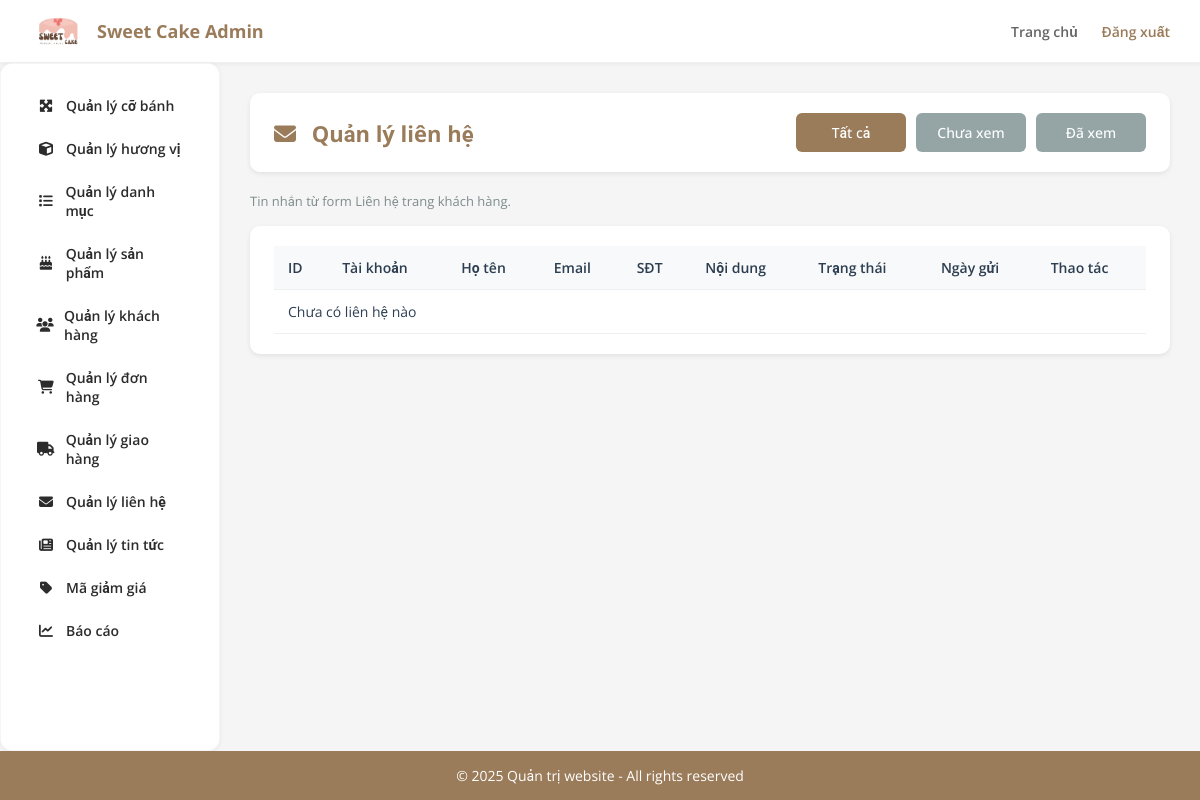
The page /admin/admin_dashboard.php?page=contact (signed in) on the database as committed earlier.
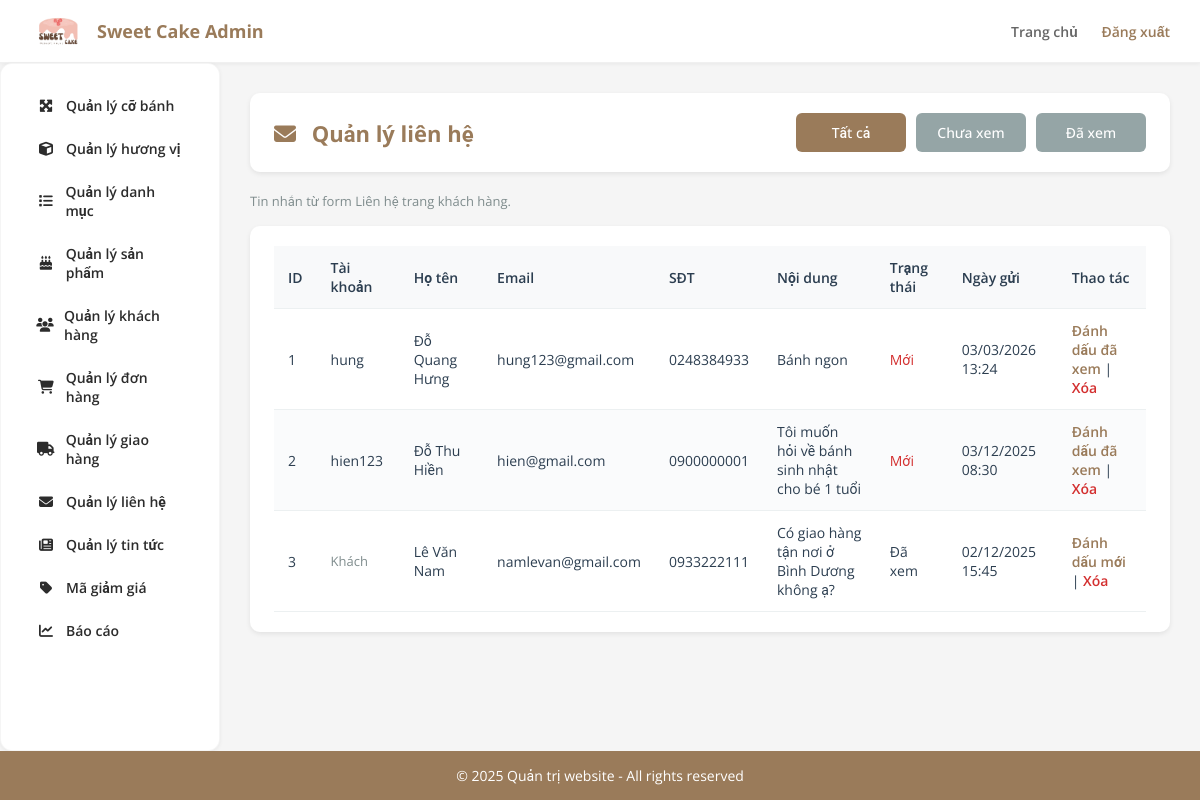
The same page on the database as committed later.
### tables this page shows
CREATE TABLE `contacts` (
  `id` int(11) NOT NULL,
  `user_id` int(11) DEFAULT NULL,
  `name` varchar(255) NOT NULL,
  `email` varchar(255) NOT NULL,
  `phone` varchar(50) DEFAULT NULL,
  `message` text NOT NULL,
  `status` varchar(50) DEFAULT 'new',
  `created_at` datetime DEFAULT current_timestamp()
);

CREATE TABLE `users` (
  `id` int(11) NOT NULL,
  `username` varchar(50) NOT NULL,
  `email` varchar(100) NOT NULL,
  `password` varchar(255) NOT NULL,
  `full_name` varchar(100) DEFAULT NULL,
  `phone` varchar(15) DEFAULT NULL,
  `address` text DEFAULT NULL,
  `role` enum('customer','admin') DEFAULT 'customer',
  `is_active` tinyint(1) DEFAULT 1,
  `created_at` datetime DEFAULT current_timestamp(),
  `updated_at` datetime DEFAULT current_timestamp() ON UPDATE current_timestamp()
);

### admin/manage_contact.php (the view, shortened to what this page needs)
<?php
require_once 'connect.php';
$filter = isset($_GET['filter']) ? $_GET['filter'] : 'all';
$where = ($filter === 'read') ? "WHERE c.status = 'read'" : (($filter === 'new') ? "WHERE c.status = 'new'" : "");
$contacts = $conn->query("SELECT c.*, u.username FROM contacts c LEFT JOIN users u ON c.user_id = u.id $where ORDER BY c.created_at DESC");
?>
<div class="admin-content">
    <div class="admin-page-header">
        <h1 class="admin-page-title"><i class="fas fa-envelope"></i> Quản lý liên hệ</h1>
        <div class="filter-actions">
            <a href="admin_dashboard.php?page=contact" class="admin-btn <?php echo $filter === 'all' ? 'admin-btn-primary' : 'admin-btn-secondary'; ?>">Tất cả</a>
            <a href="admin_dashboard.php?page=contact&filter=new" class="admin-btn <?php echo $filter === 'new' ? 'admin-btn-primary' : 'admin-btn-secondary'; ?>">Chưa xem</a>
            <a href="admin_dashboard.php?page=contact&filter=read" class="admin-btn <?php echo $filter === 'read' ? 'admin-btn-primary' : 'admin-btn-secondary'; ?>">Đã xem</a>
        </div>
    </div>
    <p class="muted" style="margin-bottom:16px;">Tin nhắn từ form Liên hệ trang khách hàng.</p>
    <div class="admin-card">
        <table class="admin-table">
            <thead>
                <tr>
                    <th>ID</th>
                    <th>Tài khoản</th>
                    <th>Họ tên</th>
                    <th>Email</th>
                    <th>SĐT</th>
                    <th>Nội dung</th>
                    <th>Trạng thái</th>
                    <th>Ngày gửi</th>
                    <th>Thao tác</th>
                </tr>
            </thead>
            <tbody>
                <?php if ($contacts && $contacts->num_rows > 0): ?>
                    <?php while ($row = $contacts->fetch_assoc()): ?>
                        <tr>
                            <td><?php echo (int)$row['id']; ?></td>
                            <td><?php echo !empty($row['username']) ? htmlspecialchars($row['username']) : '<span class="muted">Khách</span>'; ?></td>
                            <td><?php echo htmlspecialchars($row['name']); ?></td>
                            <td><?php echo htmlspecialchars($row['email']); ?></td>
                            <td><?php echo htmlspecialchars($row['phone']); ?></td>
                            <td style="max-width: 280px;"><?php echo nl2br(htmlspecialchars(mb_substr($row['message'], 0, 150) . (mb_strlen($row['message']) > 150 ? '...' : ''))); ?></td>
                            <td><?php echo $row['status'] === 'read' ? 'Đã xem' : '<span style="color:#d32f2f;">Mới</span>'; ?></td>
                            <td><?php echo date('d/m/Y H:i', strtotime($row['created_at'])); ?></td>
                            <td>
                                <?php if ($row['status'] !== 'read'): ?>
                                    <a href="admin_dashboard.php?page=contact&status_id=<?php echo $row['id']; ?>&status=read" class="admin-link">Đánh dấu đã xem</a>
                                <?php else: ?>
                                    <a href="admin_dashboard.php?page=contact&status_id=<?php echo $row['id']; ?>&status=new" class="admin-link">Đánh dấu mới</a>
                                <?php endif; ?>
                                |
                                <a href="admin_dashboard.php?page=contact&delete_id=<?php echo $row['id']; ?>" class="admin-link" style="color:#d32f2f;" onclick="return confirm('Xóa liên hệ này?');">Xóa</a>
                            </td>
                        </tr>
                    <?php endwhile; ?>
                <?php else: ?>
                    <tr><td colspan="9">Chưa có liên hệ nào</td></tr>
                <?php endif; ?>
            </tbody>
        </table>
    </div>
</div>

Rows that differ between the two databases and show on the page:
added contacts: id "1", user.username "hung", name "Đỗ Quang Hưng", email "hung123@gmail.com", phone "0248384933", message "Bánh ngon", status "Mới", created_at "03/03/2026 13:24"
added contacts: id "2", user.username "hien123", name "Đỗ Thu Hiền", email "hien@gmail.com", phone "0900000001", message "Tôi muốn hỏi về bánh sinh nhật cho bé 1 tuổi", status "Mới", created_at "03/12/2025 08:30"
added contacts: id "3", shows "Khách", name "Lê Văn Nam", email "namlevan@gmail.com", phone "0933222111", message "Có giao hàng tận nơi ở Bình Dương không ạ?", status "Đã xem", created_at "02/12/2025 15:45"
Other text that changed with them:
text no longer shown: "Chưa có liên hệ nào"
